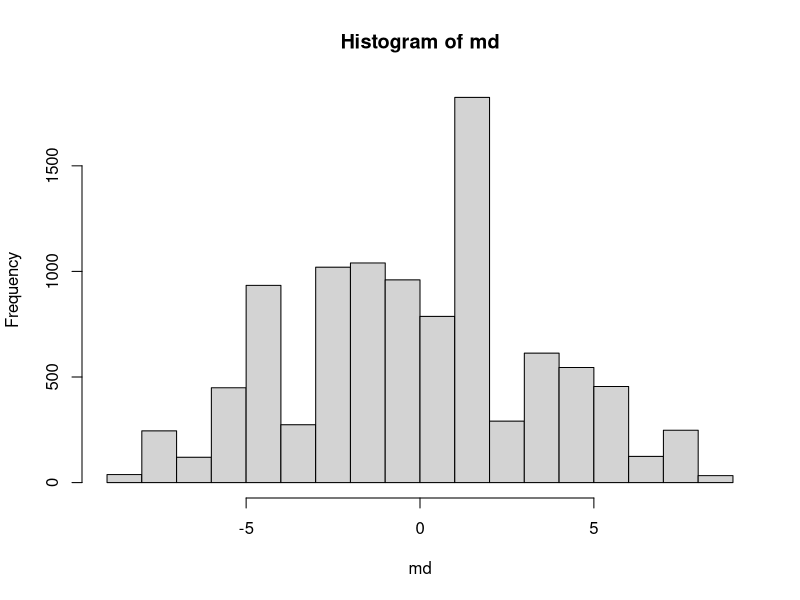

R code for this plot:
Worms <- c(17, 16, 10, 10, 7, 10, 7, 2, 2, 1)
Group <- c(rep("Control", 5), rep("Treatment", 5))
DF <- data.frame(Worms, Group)
DF








tapply(DF$Worms, DF$Group, mean)
diff(tapply(DF$Worms, DF$Group, mean))




B <- 10^4
md <- numeric(B)
for(i in 1:B){
  md[i] <- diff(tapply(DF$Worms, sample(DF$Group), mean))
}


B <- 10^4
md <- numeric(B)
for(i in 1:B){
  index <- sample(1:10, 5, replace = FALSE)
  md[i] <- mean(Worms[index]) - mean(Worms[-index])
}
hist(md)
  